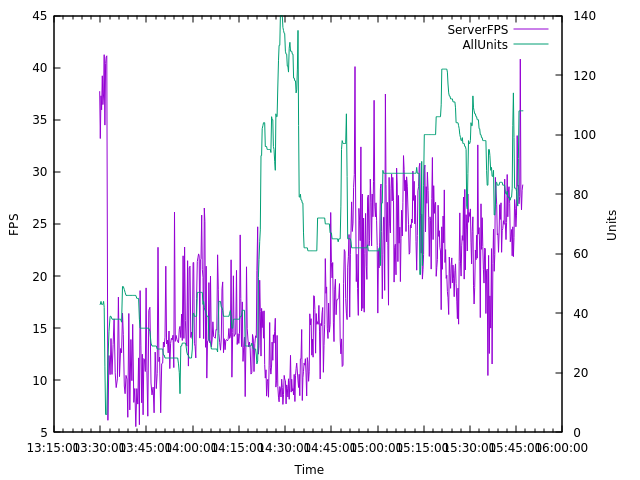

Write gnuplot code to recreate this figure.
set datafile separator ','
set xdata time
set timefmt "%H:%M:%S"
set key autotitle columnhead
set ylabel "FPS" 
set xlabel 'Time'

set y2tics # enable second axis
set ytics nomirror # dont show the tics on that side
set y2label "Units" # label for second axis

plot "logPerformance.csv" using 1:2 with lines, '' using 1:5 with lines axis x1y2
